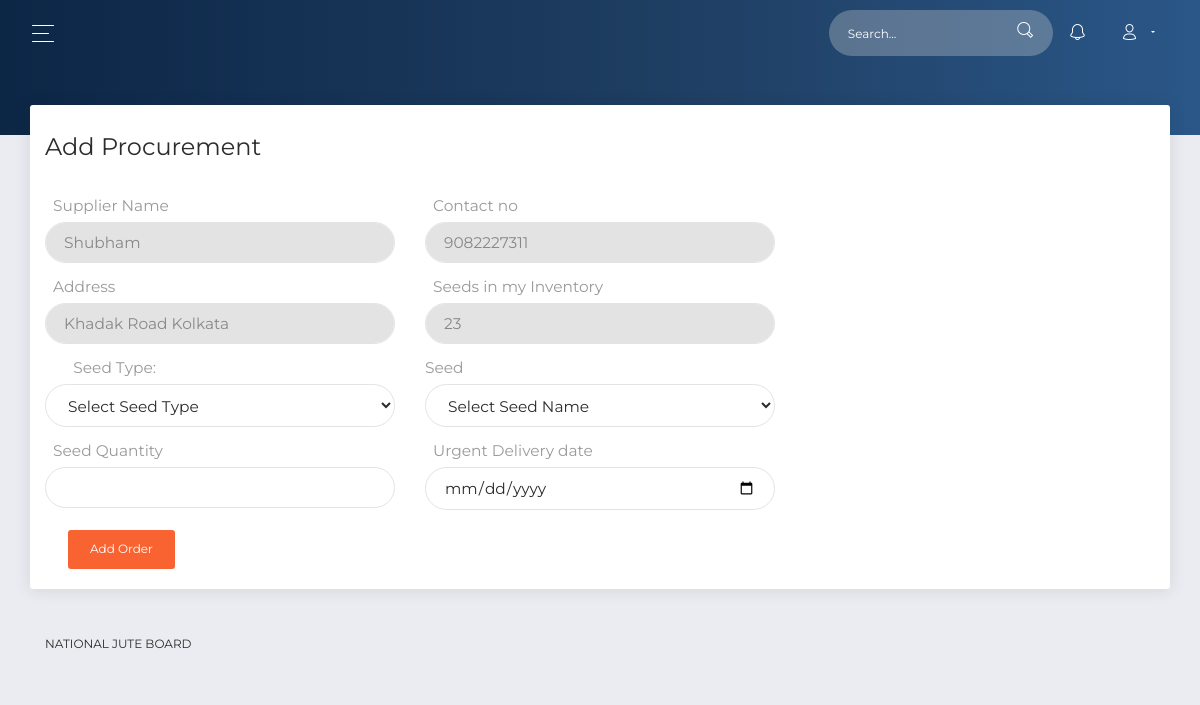
The app's page /addorder_s.php (signed in) with its own data.
### tables this page shows
CREATE TABLE `supplier` (
  `sid` int(11) NOT NULL,
  `org` varchar(1000) NOT NULL,
  `type` varchar(255) NOT NULL,
  `address` varchar(10000) NOT NULL,
  `email` varchar(255) NOT NULL,
  `fax` bigint(100) NOT NULL,
  `license` varchar(255) NOT NULL,
  `aadhaar` varchar(255) NOT NULL,
  `phone` bigint(100) NOT NULL,
  `contactp` varchar(255) NOT NULL,
  `password` varchar(255) NOT NULL,
  `file` varchar(255) NOT NULL,
  `token` varchar(255) NOT NULL,
  `status` varchar(255) NOT NULL,
  `created` timestamp NOT NULL DEFAULT CURRENT_TIMESTAMP ON UPDATE CURRENT_TIMESTAMP,
  `updated` timestamp NOT NULL DEFAULT '0000-00-00 00:00:00'
);

### addorder_s.php (the view, shortened to what this page needs)
<?php
include_once 'config/database.php';
if (isset($_SESSION['user'])) {
$user=$_SESSION['user'];
$result = mysqli_query($conn,"SELECT * FROM supplier where email='$user'");
 $row = mysqli_fetch_assoc($result);
 $user_status=$row['status'];
 $phone=$row['phone'];
 $address=$row['address'];
 $contactp=$row['contactp'];
  $user_type=$row['type'];
 if($user_type!='Official' && $user_status=='Active')
 {
 $result3 = mysqli_query($conn,"SELECT sum(qty) as qty FROM inventory where email='$user'");
 $row3 = mysqli_fetch_assoc($result3);
 $iqty=$row3['qty'];
 $result4 = mysqli_query($conn,"SELECT sum(qty) as qty FROM sale where email='$user'");
 $row4 = mysqli_fetch_assoc($result4);
 $sqty=$row4['qty'];
 $tqty=$iqty-$sqty;
?>
<!DOCTYPE html>
<html lang="en">
<head>
  <link rel="stylesheet" href="https://use.fontawesome.com/releases/v5.7.1/css/all.css">
  <link href="sassets/css/bootstrap.min.css" rel="stylesheet" />
  <link href="sassets/css/now-ui-dashboard.css?v=1.5.0" rel="stylesheet" />
  <link href="sassets/demo/demo.css" rel="stylesheet" />
  <link rel="stylesheet" type="text/css" href="https://cdn.datatables.net/1.10.21/css/jquery.dataTables.css">
  <link rel="stylesheet" type="text/css" href="https://cdn.datatables.net/1.10.21/css/dataTables.bootstrap4.min.css">
</head>
<body class="">
  <div class="wrapper ">
    <div class="main-panel" id="main-panel">
      <nav class="navbar navbar-expand-lg navbar-transparent  bg-primary  navbar-absolute">
        <div class="container-fluid">
          <div class="navbar-wrapper">
            <div class="navbar-toggle">
              <button type="button" class="navbar-toggler">
                <span class="navbar-toggler-bar bar1"></span>
                <span class="navbar-toggler-bar bar2"></span>
                <span class="navbar-toggler-bar bar3"></span>
              </button>
            </div>
          </div>
          <?php include('action.php');?>
        </div>
      </nav>
      <div class="panel-header panel-header-sm">
      </div>
      <div class="content">
        <div class="row">
          <div class="col-md-12">
            <div class="card">
              <div class="card-header">
                <h4 class="card-title">Add Procurement</h4>
              </div>
              <div class="card-body " >
                 <form action="" method="post" enctype="multipart/form-data">
                   <div class="row">
                           <div class="form-group col-sm-4" style="font-size: large;">
                                     <label for="track">
                                    &nbsp;&nbsp;Supplier Name</label><br>
                                  <input type="text" class="form-control form-control-sm mr-1"id="supplier" value="<?php echo("$contactp"); ?>" name="supplier" disabled>
                            </div>
                            <div class="form-group col-sm-4" style="font-size: large; ">
                                     <label for="track">
                                    &nbsp;&nbsp;Contact no</label><br>
                                    <input type="number" class="form-control form-control-sm mr-1" id="phone" value="<?php echo("$phone"); ?>" name="phone" disabled>
                            </div>
                          </div>
                       <div class="row">
                            <div class="form-group col-sm-4" style="font-size: large;">
                                     <label for="track">
                                    &nbsp;&nbsp;Address</label><br>
                                    <input type="text" value="<?php echo("$address"); ?>" class="form-control form-control-sm mr-1" id="address" name="address" disabled>
                            </div>
                           <div class="form-group col-sm-4" style="font-size: large;">
                                     <label for="track">
                                    &nbsp;&nbsp;Seeds in my Inventory</label><br>
                            <input type="number" class="form-control form-control-sm mr-1"id="sqty" name="sqty" value="<?php echo("$tqty"); ?>" disabled>
                            </div>
                          </div>
                          <div class="row">
                            <div class="form-group col-sm-4" style="font-size: large; ">
                                                  &nbsp;&nbsp; &nbsp;&nbsp;    <label>Seed Type:</label>
                                                       <select class="form-control" name="seedtype" id="seedtype" required>
                                                         <option selected>Select Seed Type</option>
                                               </select>
                                                  </div>
                             <div class="form-group col-sm-4" style="font-size: large; ">
                                    <label >Seed</label>
                                       <select class="form-control" name="seed" id="seed" required>
                                          <option selected>Select Seed Name</option>
                                          </select>
                                           </div>
                          </div>
                          <div class="row">
                             <div class="form-group col-sm-4" style="font-size: large; ">
                                     <label for="track">
                                    &nbsp;&nbsp;Seed Quantity</label><br>
                                    <input type="number" class="form-control form-control-sm mr-1" id="qty" name="qty">
                            </div>
                            <div class="form-group col-sm-4" style="font-size: large; ">
                                     <label for="track">
                                    &nbsp;&nbsp;Urgent Delivery date</label><br>
                                    <input type="date" class="form-control form-control-sm mr-1" id="udate" name="udate" required>
                            </div>
                          </div>
                        &nbsp;&nbsp; &nbsp;&nbsp;  <button type="submit" name="submit" id="submit" class="btn btn-primary" >Add Order</button>
                    </form>
              </div>
            </div>
          </div>
      <?php include('footer.php'); ?>
    </div>
  </div>
</body>
</html>
<?php
}
}
else{
  header("location: ./login.php");
}?>

### records on screen
supplier: supplier "Shubham", phone "9082227311", address "Khadak Road Kolkata"
